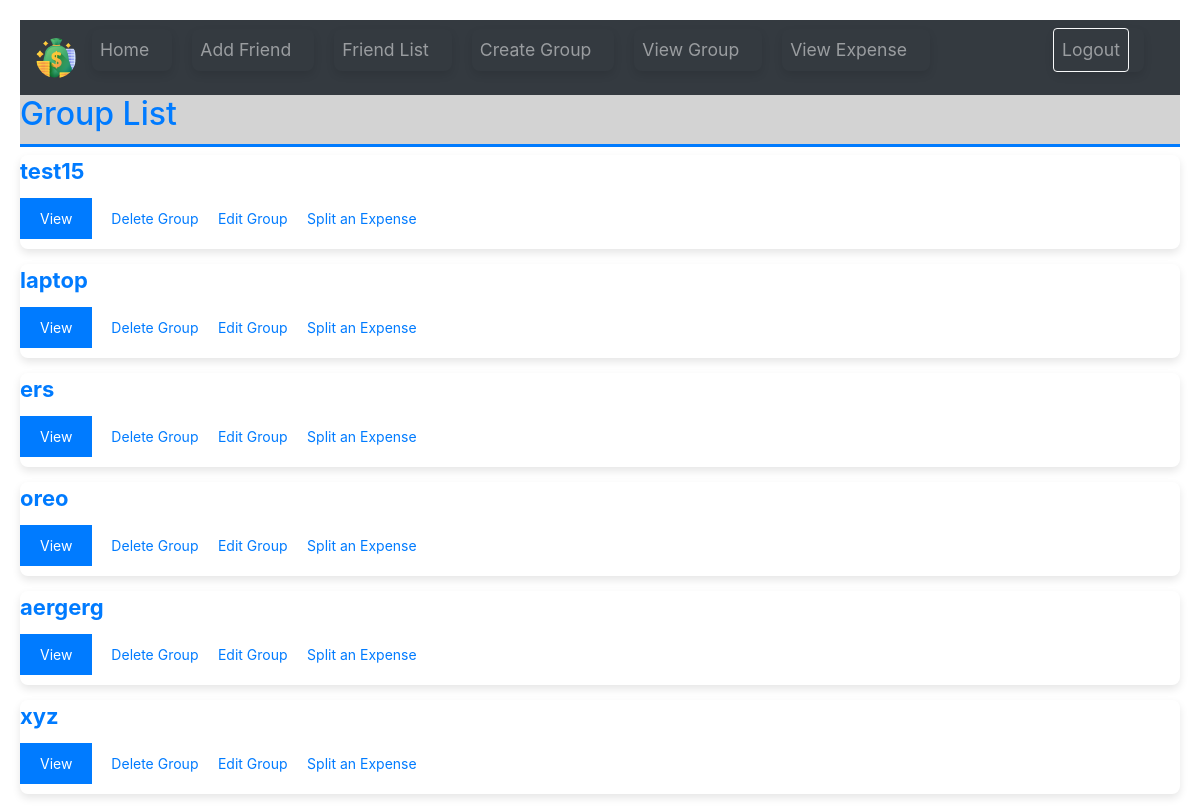
The app's page /groups/view/ (signed in), older data.
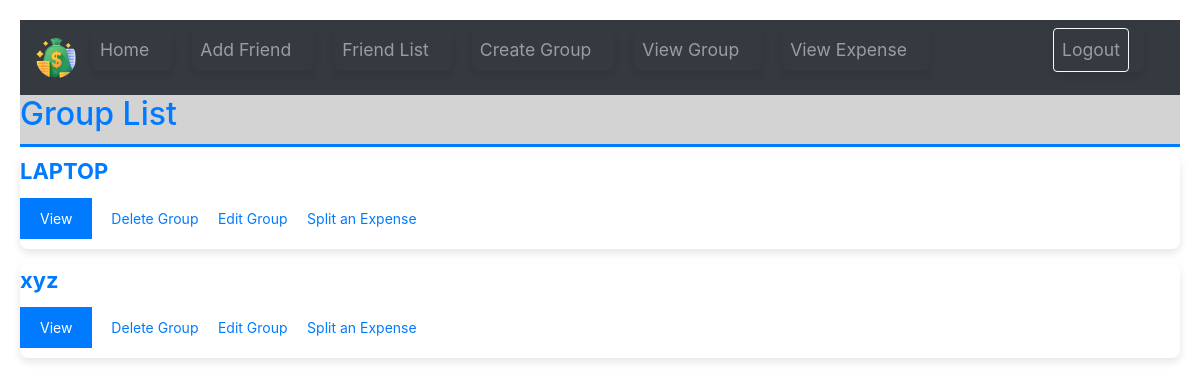
The same page, newer data.
### expenses/models.py (models this page shows)
class Group(models.Model):
    name=models.CharField(max_length=60)
    members=models.ManyToManyField(User, related_name="group_members")

### expenses/views.py (the view, shortened to what this page needs)
# urls.py: path('groups/view/', views.view_group, name='view_group'),
@login_required
def view_group(request):
    groups = request.user.group_members.all()
    friends = request.user.friends2.all()
    view_group_id = request.GET.get("view_group_id")
    return render(request, 'view_group.html', {'friends': friends, 'groups':groups,'view_group_id':view_group_id})

### templates/view_group.html (shortened to what this page needs)
<!DOCTYPE html>
<html lang="en">
<head>
</head>
<body>
    {% block navbar %}
    {% include "nav.html" %}
    {% endblock navbar %}
    <h2 style="background-color: lightgray;">Group List</h2>
    <ul>
        {% for group in groups %}
            <li>
                <strong>{{ group.name }}</strong>
                <div class="button-group">
                    <a href="?view_group_id={{ group.id }}" title="View Group">
                        <button>View</button>
                    </a>
                    <a href="{% url 'delete_group' group.id %}">Delete Group</a>
                    <a href="{% url 'edit_group' group.id %}">Edit Group</a>
                    <a href="{% url 'create_expense' group.id %}">Split an Expense</a>
                </div>
            </li>
        {% endfor %}
    </ul>
</body>
</html>

Row changes from the older to the newer data that the page shows:
removed Group: name "test15"
removed Group: name "ers"
removed Group: name "oreo"
removed Group: name "aergerg"
changed Group: name "laptop" → "LAPTOP"
